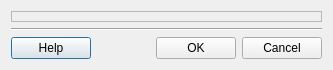
<?xml version="1.0" encoding="UTF-8"?>
<ui version="4.0">
 <class>HistogramDialogForm</class>
 <widget class="QDialog" name="HistogramDialogForm">
  <property name="geometry">
   <rect>
    <x>0</x>
    <y>0</y>
    <width>333</width>
    <height>70</height>
   </rect>
  </property>
  <property name="windowTitle">
   <string>Histogram</string>
  </property>
  <layout class="QGridLayout" name="gridLayout_3">
   <property name="sizeConstraint">
    <enum>QLayout::SetDefaultConstraint</enum>
   </property>
   <item row="0" column="0">
    <layout class="QGridLayout" name="gridLayout_2">
     <item row="0" column="0">
      <widget class="QFrame" name="m_dataWidgetFrame">
       <property name="frameShape">
        <enum>QFrame::StyledPanel</enum>
       </property>
       <property name="frameShadow">
        <enum>QFrame::Raised</enum>
       </property>
      </widget>
     </item>
     <item row="1" column="0">
      <layout class="QGridLayout" name="gridLayout">
       <item row="0" column="0" colspan="4">
        <widget class="Line" name="line">
         <property name="sizePolicy">
          <sizepolicy hsizetype="Expanding" vsizetype="Fixed">
           <horstretch>0</horstretch>
           <verstretch>0</verstretch>
          </sizepolicy>
         </property>
         <property name="orientation">
          <enum>Qt::Horizontal</enum>
         </property>
        </widget>
       </item>
       <item row="1" column="0">
        <widget class="QPushButton" name="m_helpPushButton">
         <property name="text">
          <string>Help</string>
         </property>
        </widget>
       </item>
       <item row="1" column="1">
        <spacer name="horizontalSpacer">
         <property name="orientation">
          <enum>Qt::Horizontal</enum>
         </property>
         <property name="sizeHint" stdset="0">
          <size>
           <width>68</width>
           <height>20</height>
          </size>
         </property>
        </spacer>
       </item>
       <item row="1" column="2">
        <widget class="QPushButton" name="m_okPushButton">
         <property name="text">
          <string>OK</string>
         </property>
        </widget>
       </item>
       <item row="1" column="3">
        <widget class="QPushButton" name="m_cancelPushButton">
         <property name="text">
          <string>Cancel</string>
         </property>
        </widget>
       </item>
      </layout>
     </item>
    </layout>
   </item>
  </layout>
 </widget>
 <tabstops>
  <tabstop>m_okPushButton</tabstop>
  <tabstop>m_cancelPushButton</tabstop>
  <tabstop>m_helpPushButton</tabstop>
 </tabstops>
 <resources/>
 <connections>
  <connection>
   <sender>m_cancelPushButton</sender>
   <signal>clicked()</signal>
   <receiver>HistogramDialogForm</receiver>
   <slot>reject()</slot>
   <hints>
    <hint type="sourcelabel">
     <x>297</x>
     <y>30</y>
    </hint>
    <hint type="destinationlabel">
     <x>327</x>
     <y>42</y>
    </hint>
   </hints>
  </connection>
 </connections>
</ui>
